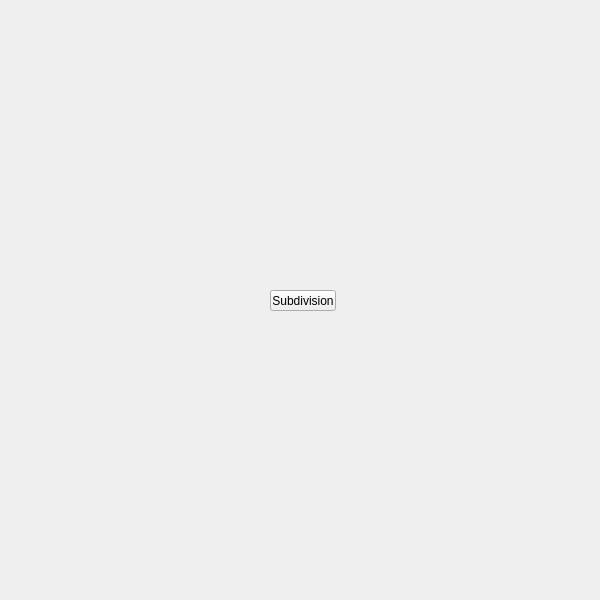
<?xml version="1.0" encoding="UTF-8"?>
<ui version="4.0">
 <class>QtUi</class>
 <widget class="QMainWindow" name="QtUi">
  <property name="enabled">
   <bool>true</bool>
  </property>
  <property name="geometry">
   <rect>
    <x>0</x>
    <y>0</y>
    <width>600</width>
    <height>600</height>
   </rect>
  </property>
  <property name="sizePolicy">
   <sizepolicy hsizetype="Ignored" vsizetype="Ignored">
    <horstretch>0</horstretch>
    <verstretch>0</verstretch>
   </sizepolicy>
  </property>
  <property name="minimumSize">
   <size>
    <width>0</width>
    <height>0</height>
   </size>
  </property>
  <property name="maximumSize">
   <size>
    <width>600</width>
    <height>600</height>
   </size>
  </property>
  <property name="cursor">
   <cursorShape>ArrowCursor</cursorShape>
  </property>
  <property name="windowTitle">
   <string>Toolkit</string>
  </property>
  <property name="whatsThis">
   <string>main</string>
  </property>
  <property name="toolButtonStyle">
   <enum>Qt::ToolButtonIconOnly</enum>
  </property>
  <property name="tabShape">
   <enum>QTabWidget::Triangular</enum>
  </property>
  <property name="dockNestingEnabled">
   <bool>true</bool>
  </property>
  <property name="dockOptions">
   <set>QMainWindow::AllowNestedDocks|QMainWindow::AllowTabbedDocks|QMainWindow::AnimatedDocks|QMainWindow::ForceTabbedDocks</set>
  </property>
  <widget class="QWidget" name="mainWindow">
   <property name="sizePolicy">
    <sizepolicy hsizetype="Ignored" vsizetype="Ignored">
     <horstretch>0</horstretch>
     <verstretch>0</verstretch>
    </sizepolicy>
   </property>
   <widget class="QPushButton" name="i004">
    <property name="geometry">
     <rect>
      <x>270</x>
      <y>290</y>
      <width>66</width>
      <height>21</height>
     </rect>
    </property>
    <property name="minimumSize">
     <size>
      <width>0</width>
      <height>21</height>
     </size>
    </property>
    <property name="maximumSize">
     <size>
      <width>16777215</width>
      <height>21</height>
     </size>
    </property>
    <property name="whatsThis">
     <string>subdivision</string>
    </property>
    <property name="text">
     <string>Subdivision</string>
    </property>
   </widget>
  </widget>
 </widget>
 <resources/>
 <connections/>
 <designerdata>
  <property name="gridDeltaX">
   <number>5</number>
  </property>
  <property name="gridDeltaY">
   <number>10</number>
  </property>
  <property name="gridSnapX">
   <bool>true</bool>
  </property>
  <property name="gridSnapY">
   <bool>true</bool>
  </property>
  <property name="gridVisible">
   <bool>true</bool>
  </property>
 </designerdata>
</ui>
